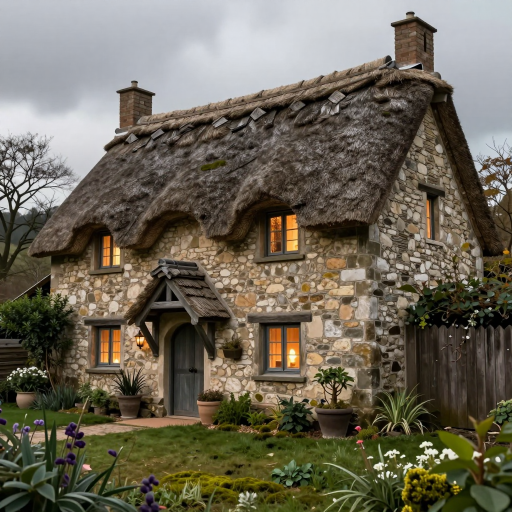
#> input picture assets/2d/env_cottage_zimage.png, 1024 x 1024 px (shown at 1/2 size)
$ python letterbox_16x9.py ../assets/2d/env_cottage_zimage.png
#> lines starting #> are read from the running program, lines starting #| are printed output that depends on the picture
"""Letterbox a portrait image into a 16:9 canvas, so a landscape video flow does not crop it.

Usage:  uv run python scripts/letterbox_16x9.py <in.png> [--out <out.png>] [--ratio 16:9] [--bg "#727274"]

Why this exists (E19/E18, 2026-10-10): Wan camera/motion flows take the start image straight
into a fixed canvas, so a **portrait** still in an 832x480 frame is cropped - measured, our
own `char_heroine.png` lost her head entirely. Padding to the target aspect first keeps the
whole subject. The pad colour matches the grey studio backdrop our reference assets sit on, so
the letterbox reads as background rather than as an edit.

Not a resize: the image is scaled to *fit* and centred, never cropped or stretched.
"""
from __future__ import annotations

import argparse
import io
import sys
from pathlib import Path

from PIL import Image


def parse_ratio(text: str) -> float:
    a, _, b = text.partition(":")
    return float(a) / float(b)


def letterbox(src: Path, dst: Path, ratio: float, bg: str, width: int | None = None) -> tuple[int, int]:
#> called with ratio = 1.78, bg = '#727274'
    im = Image.open(src).convert("RGB")
#> im is the input picture: PIL image 1024x1024 RGB; mean R, G, B 108, 101.7, 86.3
    w, h = im.size
#> w = 1024; h = 1024
    target_w = width or w
#> target_w = 1024
    target_h = int(round(target_w / ratio))
#> target_h = 576
    scale = min(target_w / w, target_h / h)
#> scale = 0.562
    new_w, new_h = max(1, int(round(w * scale))), max(1, int(round(h * scale)))
#> new_w = 576; new_h = 576
    canvas = Image.new("RGB", (target_w, target_h), bg)
    canvas.paste(im.resize((new_w, new_h), Image.LANCZOS), ((target_w - new_w) // 2, (target_h - new_h) // 2))
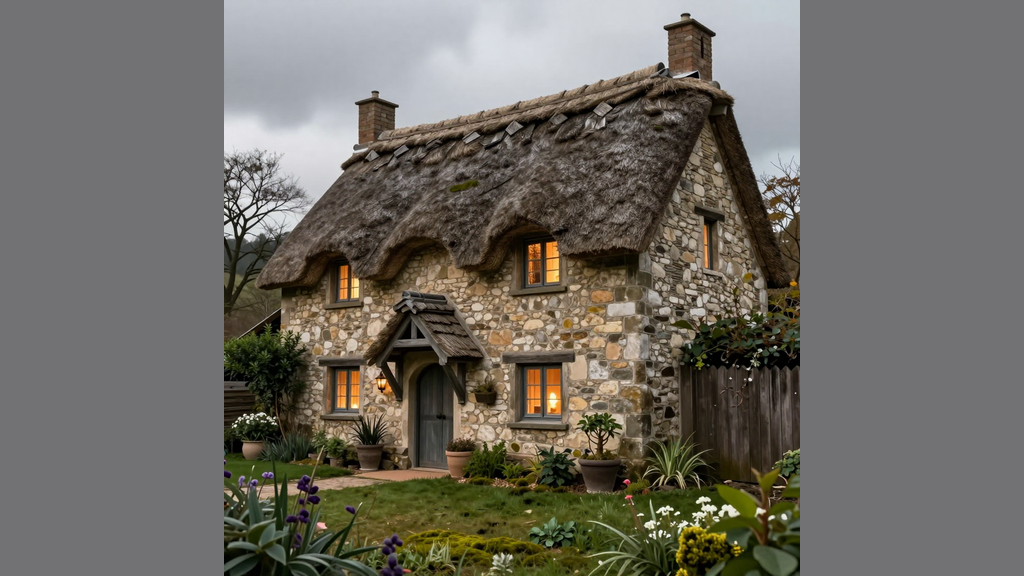
#> canvas: PIL image 1024x576 RGB; mean R, G, B 110.6, 107.1, 99.3
    dst.parent.mkdir(parents=True, exist_ok=True)
    canvas.save(dst)
    return canvas.size


def main() -> int:
    ap = argparse.ArgumentParser(description=__doc__, formatter_class=argparse.RawDescriptionHelpFormatter)
    ap.add_argument("image", help="the portrait image to pad")
    ap.add_argument("--out", help="output path (default: <name>_16x9.png beside the input)")
    ap.add_argument("--ratio", default="16:9", help="target aspect (default 16:9)")
    ap.add_argument("--bg", default="#727274", help="pad colour (default matches our studio-grey backdrop)")
    ap.add_argument("--width", type=int, help="target width in px (default: the source's width)")
    a = ap.parse_args()
    src = Path(a.image)
    if not src.is_file():
        print(f"no such file: {src}", file=sys.stderr)
        return 2
    dst = Path(a.out) if a.out else src.with_name(src.stem + "_16x9.png")
    size = letterbox(src, dst, parse_ratio(a.ratio), a.bg, a.width)
#> size = (1024, 576)
    print(f"{src} ({Image.open(src).size}) -> {dst} {size}")
#| ../assets/2d/env_cottage_zimage.png ((1024, 1024)) -> ../assets/2d/env_cottage_zimage_16x9.png (1024, 576)
    return 0


if __name__ == "__main__":
    sys.exit(main())
#> (the program exits here)

$ run again, on assets/2d/char_heroine.png
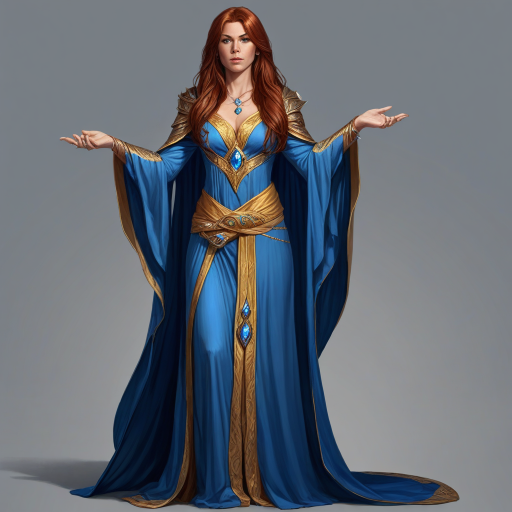
#> input picture assets/2d/char_heroine.png, 1024 x 1024 px (shown at 1/2 size)
#> in letterbox, im is the input picture: PIL image 1024x1024 RGB; mean R, G, B 99.8, 105.8, 114.4
#> in letterbox, `canvas.paste(im.resize((new_w, new_h), Image.LANCZOS), ((target_w - ne..`:
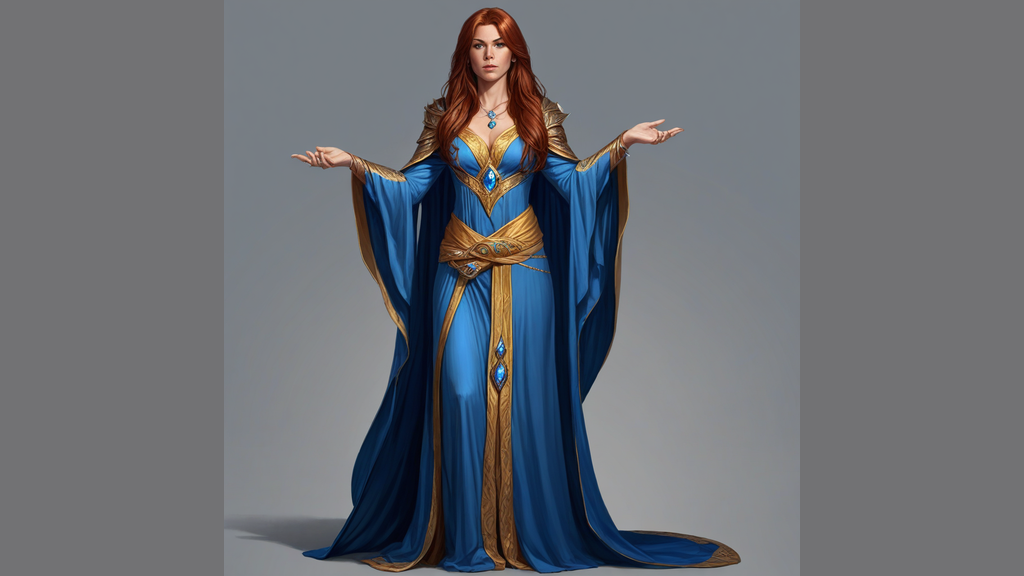
#> canvas: PIL image 1024x576 RGB; mean R, G, B 106, 109.4, 115.1
#| ../assets/2d/char_heroine.png ((1024, 1024)) -> ../assets/2d/char_heroine_16x9.png (1024, 576)

$ run again, on assets/2d/env_cottage.png
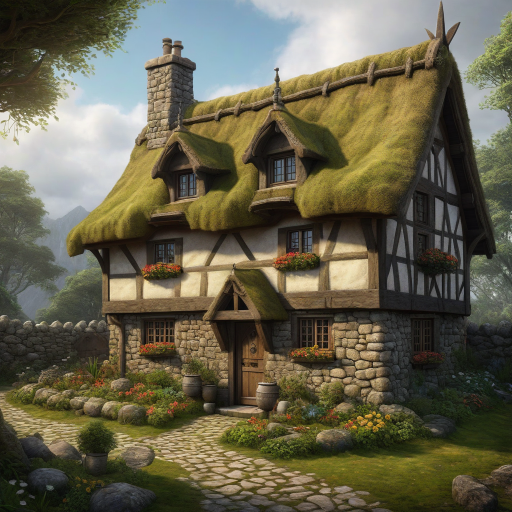
#> input picture assets/2d/env_cottage.png, 1024 x 1024 px (shown at 1/2 size)
#> in letterbox, im is the input picture: PIL image 1024x1024 RGB; mean R, G, B 101.7, 97.5, 76.3
#> in letterbox, `canvas.paste(im.resize((new_w, new_h), Image.LANCZOS), ((target_w - ne..`:
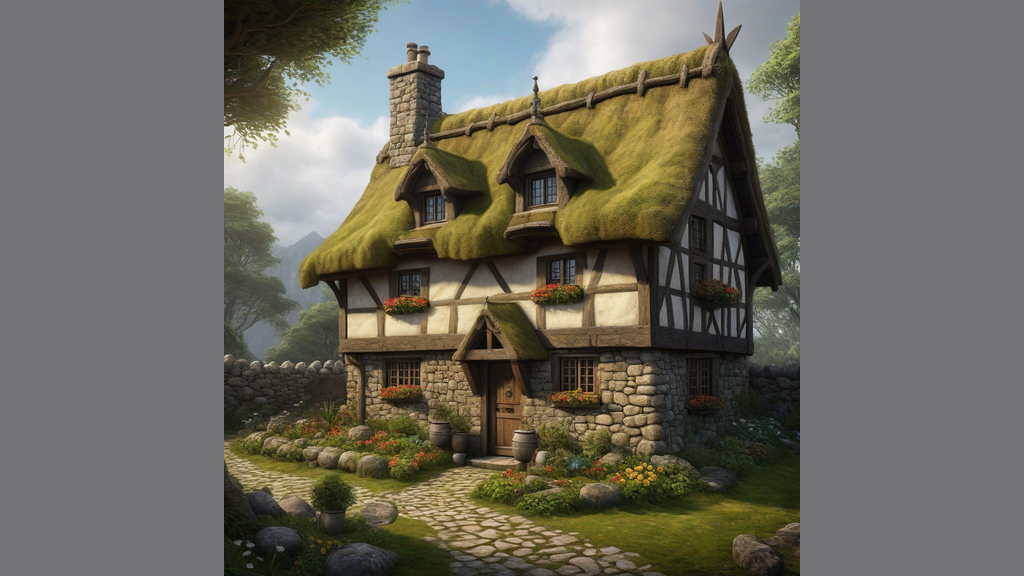
#> canvas: PIL image 1024x576 RGB; mean R, G, B 107.1, 104.7, 93.7
#| ../assets/2d/env_cottage.png ((1024, 1024)) -> ../assets/2d/env_cottage_16x9.png (1024, 576)
